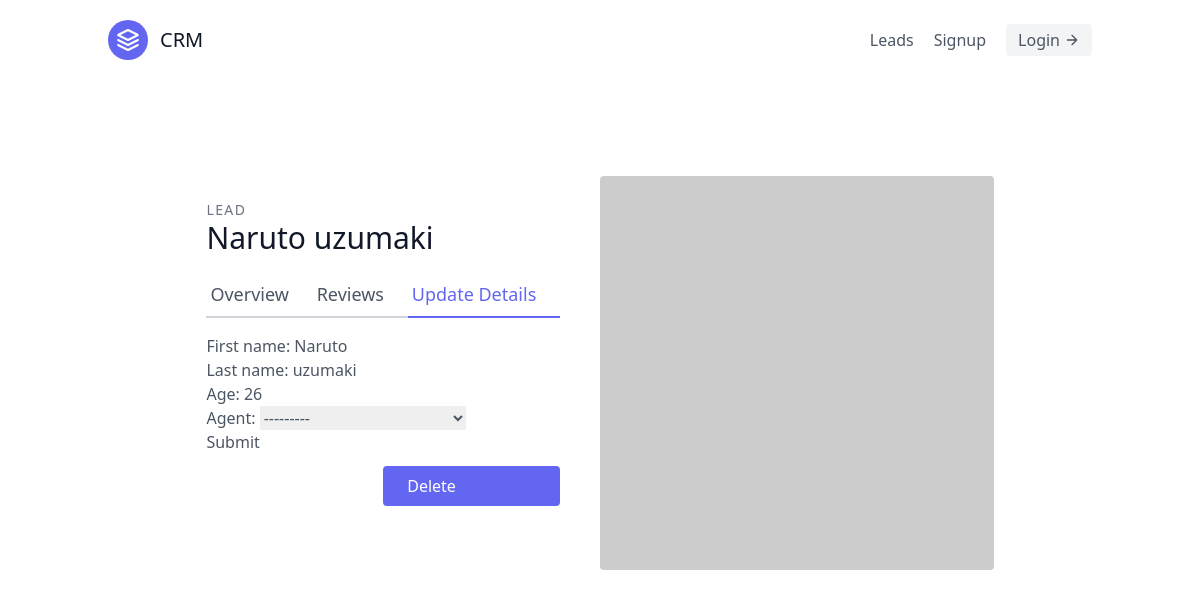
The page /leads/2/update/ on the database its author committed.
### leads/models.py (models this page shows, shortened)
class Lead(models.Model):
    first_name = models.CharField(max_length=20)
    last_name = models.CharField(max_length=20)
    age = models.IntegerField(default=0)
    agent = models.ForeignKey("Agent", null=True, blank=True, on_delete=models.SET_NULL)

### leads/views.py (the view)
# urls.py: path('<int:pk>/update/', lead_update, name='lead-update'),
def lead_update(request, pk):
    lead = Lead.objects.get(id=pk)
    form = LeadModelForm(instance=lead)
    if request.method == "POST":
        form = LeadModelForm(request.POST, instance=lead)
        if form.is_valid():
            form.save()
            return redirect("/leads")
    context = {
        "form": form,
        "lead": lead
    }
    return render(request, "leads/lead_update.html", context)

### leads/forms.py
class LeadModelForm(forms.ModelForm):
    class Meta:
        model = Lead
        fields = (
            'first_name',
            'last_name',
            'age',
            'agent',
            )

### leads/models.py (called while the page is built)
    def __str__(self):
        return self.user.email

### leads/templates/leads/lead_update.html (shortened to what this page needs)
{% extends "base.html" %}
{% block content %}
<section class="text-gray-600 body-font overflow-hidden">
        <div class="container px-5 py-24 mx-auto">
          <div class="lg:w-4/5 mx-auto flex flex-wrap">
            <div class="lg:w-1/2 w-full lg:pr-10 lg:py-6 mb-6 lg:mb-0">
              <h2 class="text-sm title-font text-gray-500 tracking-widest">LEAD</h2>
              <h1 class="text-gray-900 text-3xl title-font font-medium mb-4">{{ lead.first_name}} {{lead.last_name}}</h1>
              <div class="flex mb-4">
                <a href = "{% url 'leads:lead-detail' lead.pk %}" class="flex-grow border-b-2 border-gray-300 py-2 text-lg px-1">
                        Overview
                </a>
                <a class="flex-grow border-b-2 border-gray-300 py-2 text-lg px-1">
                        Reviews
                </a>
                <a href = "{% url 'leads:lead-update' lead.pk %}" class="flex-grow text-indigo-500 border-b-2 border-indigo-500 py-2 text-lg px-1">Update Details</a>
              </div>
              <form method ="POST">
                {{form.as_p}}
                <button type="submit">Submit</button>
              </form>
              <a href = " {% url 'leads:lead-delete' lead.pk %}" class="w-1/2 mt-3 flex ml-auto text-white bg-indigo-500 border-0 py-2 px-6 focus:outline-none hover:bg-indigo-600 rounded">
                Delete
              </a>
            </div>
            <img alt="ecommerce" class="lg:w-1/2 w-full lg:h-auto h-64 object-cover object-center rounded" src="https://dummyimage.com/400x400">
          </div>
        </div>
      </section>
{% endblock content %}

### rows shown on the page
Lead: first_name "Naruto", last_name "uzumaki", age "26", agent "---------"
